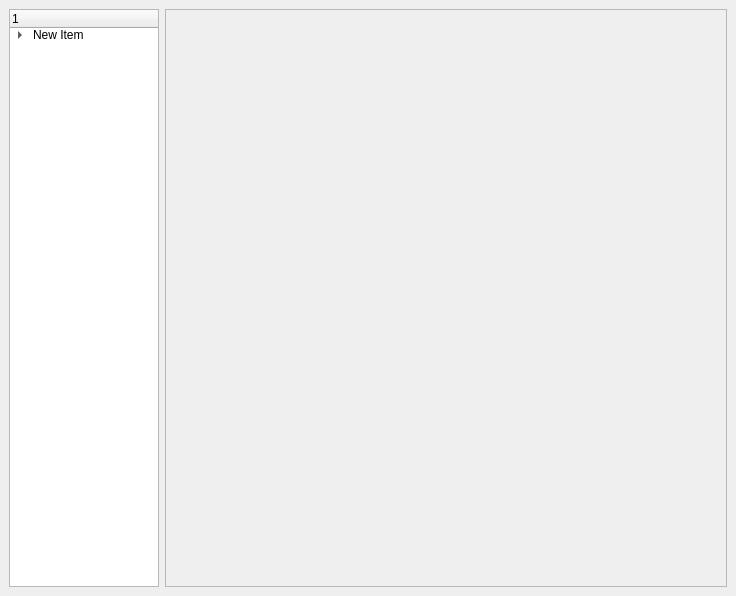
<?xml version="1.0" encoding="UTF-8"?>
<ui version="4.0">
 <class>MainWindow</class>
 <widget class="QMainWindow" name="MainWindow">
  <property name="geometry">
   <rect>
    <x>0</x>
    <y>0</y>
    <width>736</width>
    <height>596</height>
   </rect>
  </property>
  <property name="windowTitle">
   <string>MainWindow</string>
  </property>
  <property name="styleSheet">
   <string notr="true">* {
	font: 63 16pt &quot;JetBrains Mono NL SemiBold&quot;;
}</string>
  </property>
  <widget class="QWidget" name="centralwidget">
   <layout class="QHBoxLayout" name="horizontalLayout">
    <item>
     <widget class="QTreeWidget" name="treeWidget">
      <property name="sizePolicy">
       <sizepolicy hsizetype="Fixed" vsizetype="Expanding">
        <horstretch>0</horstretch>
        <verstretch>0</verstretch>
       </sizepolicy>
      </property>
      <property name="maximumSize">
       <size>
        <width>150</width>
        <height>16777215</height>
       </size>
      </property>
      <property name="styleSheet">
       <string notr="true">font: 63 10pt &quot;JetBrains Mono SemiBold&quot;;</string>
      </property>
      <column>
       <property name="text">
        <string notr="true">1</string>
       </property>
      </column>
      <item>
       <property name="text">
        <string>New Item</string>
       </property>
       <item>
        <property name="text">
         <string>New Subitem</string>
        </property>
        <item>
         <property name="text">
          <string>New Subitem</string>
         </property>
         <item>
          <property name="text">
           <string>New Subitem</string>
          </property>
          <item>
           <property name="text">
            <string>New Subitem</string>
           </property>
           <item>
            <property name="text">
             <string>New Subitem</string>
            </property>
            <item>
             <property name="text">
              <string>New Subitem</string>
             </property>
             <item>
              <property name="text">
               <string>New Subitem</string>
              </property>
             </item>
            </item>
           </item>
          </item>
         </item>
        </item>
       </item>
      </item>
     </widget>
    </item>
    <item>
     <widget class="QScrollArea" name="scrollArea">
      <property name="sizePolicy">
       <sizepolicy hsizetype="Expanding" vsizetype="Expanding">
        <horstretch>0</horstretch>
        <verstretch>0</verstretch>
       </sizepolicy>
      </property>
      <property name="widgetResizable">
       <bool>true</bool>
      </property>
      <property name="alignment">
       <set>Qt::AlignLeading|Qt::AlignLeft|Qt::AlignTop</set>
      </property>
      <widget class="QWidget" name="scrollAreaWidgetContents">
       <property name="geometry">
        <rect>
         <x>0</x>
         <y>0</y>
         <width>560</width>
         <height>576</height>
        </rect>
       </property>
       <layout class="QVBoxLayout" name="verticalLayout"/>
      </widget>
     </widget>
    </item>
   </layout>
  </widget>
 </widget>
 <resources/>
 <connections/>
</ui>
